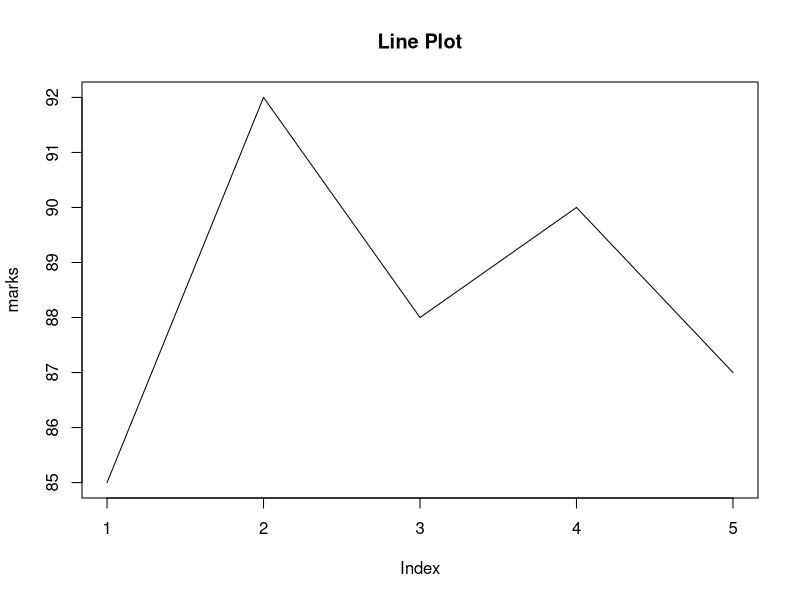
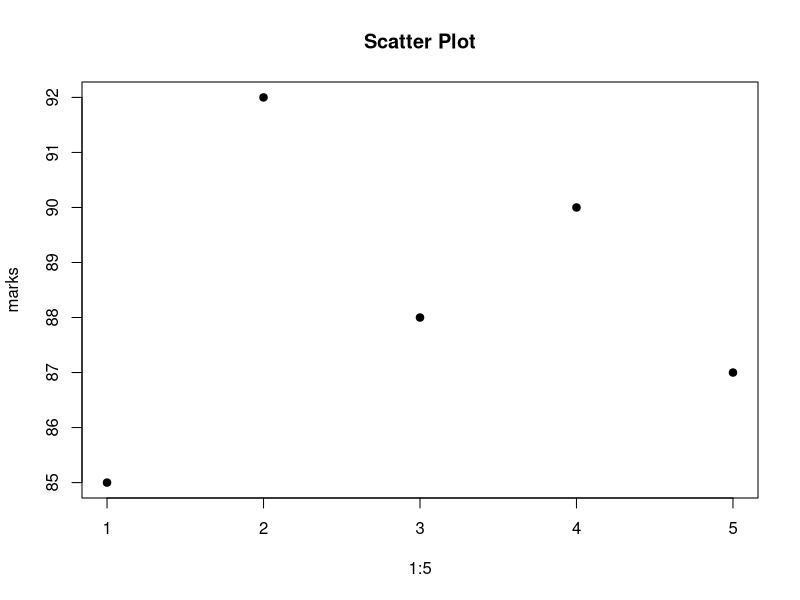
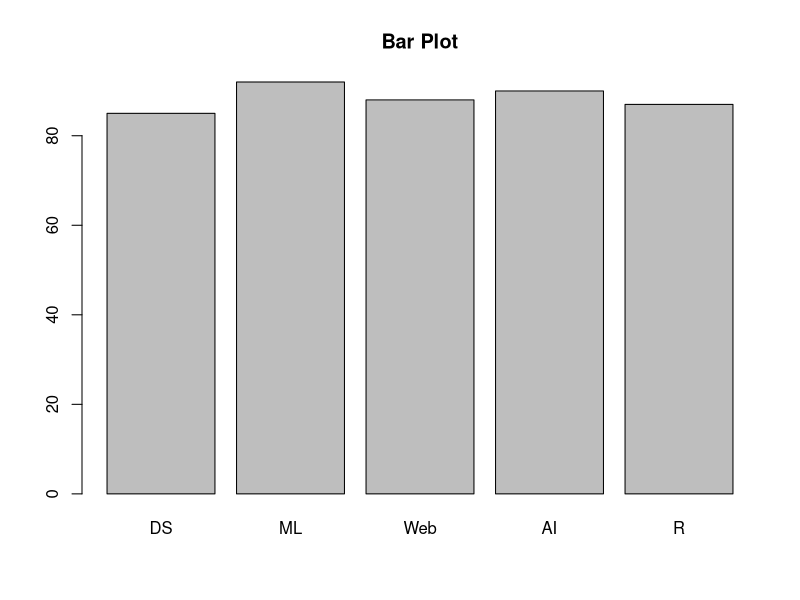
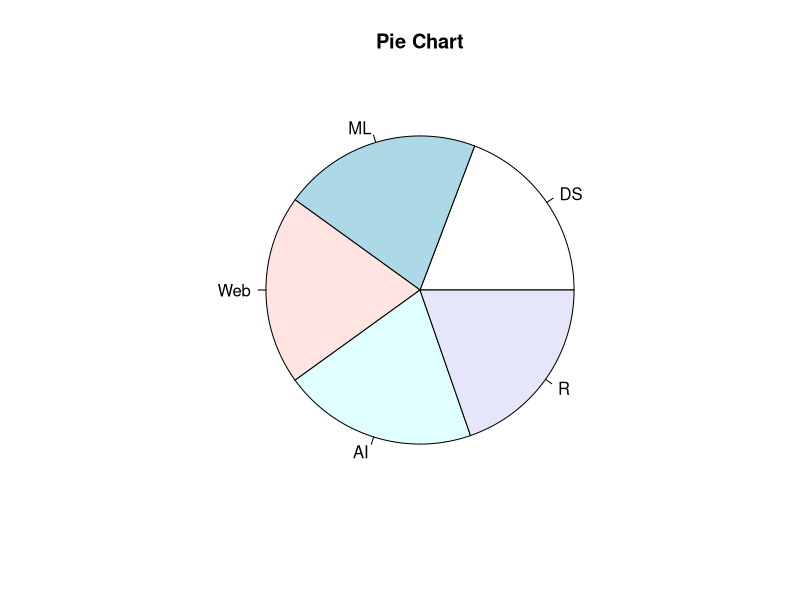
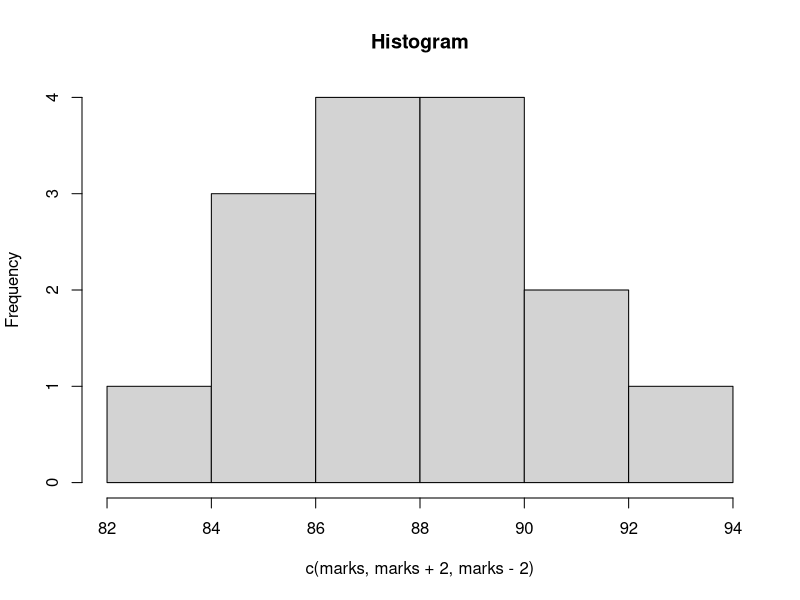

Here is the R script that generated these plots, in order:
# Practical 30: Advanced Data Visualization in R

# Load required libraries
library(ggplot2)

# Basic plot types
marks <- c(85, 92, 88, 90, 87)
subjects <- c("DS", "ML", "Web", "AI", "R")

# Line plot
plot(marks, type = "l", main = "Line Plot")

# Scatter plot
plot(1:5, marks, main = "Scatter Plot", pch = 19)

# Bar plot
barplot(marks, names.arg = subjects, main = "Bar Plot")

# Pie chart
pie(marks, labels = subjects, main = "Pie Chart")

# Histogram
hist(c(marks, marks+2, marks-2), main = "Histogram")